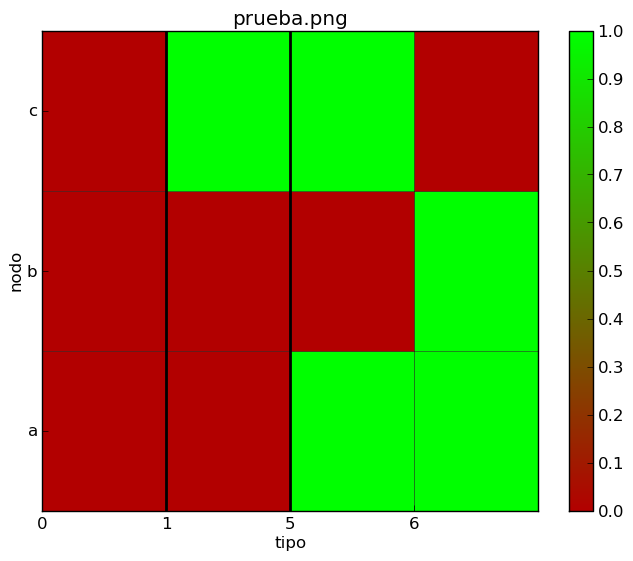

Reproduce this figure in Python.
import sys, copy, random
import numpy as np
from itertools import combinations, product
from scipy.integrate import odeint
from scipy.signal import convolve2d
from matplotlib import pyplot as plt
from matplotlib import colorbar as cbar
from matplotlib import colors as colors


def plotHeatmap(name, data , x_label='' , y_label='', x_tick_labels=[], y_tick_labels=[]):
    #data is a 2x2 array normalized [0,1]
    plt.clf()
    fig = plt.figure()
    ax = fig.gca()
    #delete top and right axis
    #ax.spines['top'].set_visible(False)
    #ax.spines['right'].set_visible(False)
    ax.get_xaxis().tick_bottom()
    ax.get_yaxis().tick_left()
    ## put the major ticks at the middle of each cell
    ax.set_xticks(np.arange(data.shape[1]), minor=False)
    ax.set_yticks(np.arange(data.shape[0])+0.5, minor=False)
    ## want a more natural, table-like display
    ##ax.invert_yaxis()
    ##ax.xaxis.tick_top()
    ax.set_xticklabels(x_tick_labels, minor=False)
    ax.set_yticklabels(y_tick_labels, minor=False)
    #set colorbar
    cdict = {'red':   [(0,.7,.7),(1,0,0)],
             'green': [(0,0,0),(1,1,1)],
             'blue':  [(0,0,0),(1,0,0)]}
    my_cmap=colors.LinearSegmentedColormap('my_colormap',cdict,256)
    #heatmap = ax.pcolor(data, cmap=plt.cm.Blues)
    heatmap = ax.pcolor(data, cmap=my_cmap, vmin=0, vmax=1,edgecolors='k', lw=.25)
    cbar = plt.colorbar(heatmap)
    plt.title(name)
    plt.xlabel(x_label)
    plt.ylabel(y_label)
    plt.plot()
    #grid to separeate states
    grid = ['-','-','None']
    for i in range(len(grid)):
        plt.axvline(x=i+1, lw=2, ls=grid[i], color='k')
    
    
    #save plot
    f_format = name.split('.')[-1]
    name = name.split('.')[0]
    plt.savefig(name+'.'+f_format, format=f_format, bbox_inches='tight')
    #plt.show()

attr =  [(0,0,0),
        (0,0,1),
        (1,0,1),
        (1,1,0),]
attr = np.array(attr)
attr = np.transpose(attr)
print attr

plotHeatmap('prueba.png', attr , x_label='tipo' , y_label='nodo', x_tick_labels=[0,1,5,6], y_tick_labels=['a','b','c'])